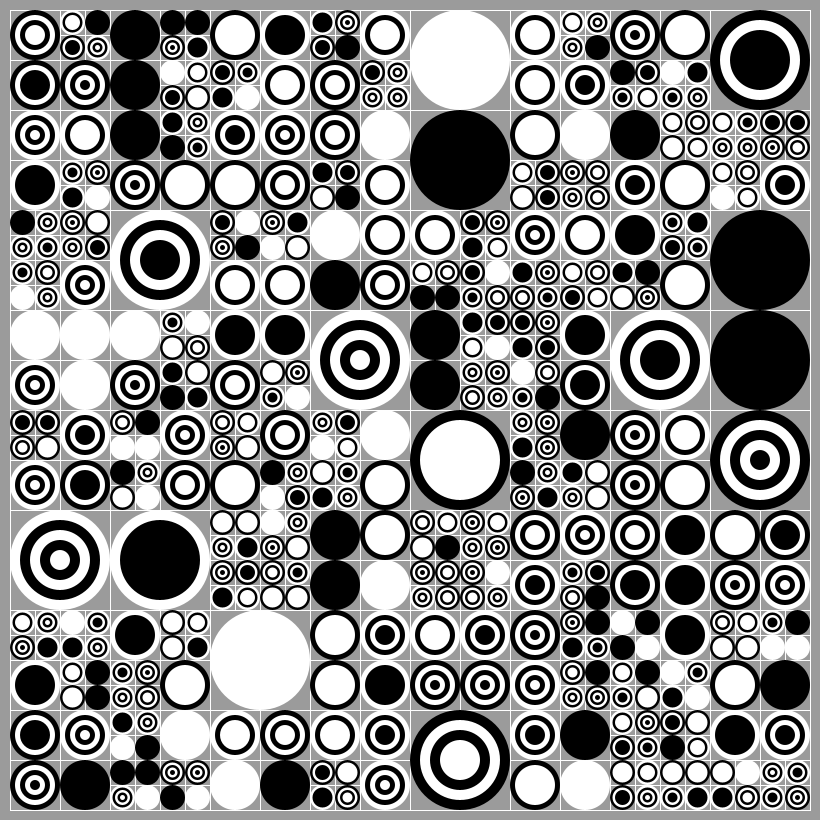
Frame 1 (no input)
Frame 60 (the mouse pressed at the canvas centre just before this capture): identical to frame 1, image omitted
Frame 120 (the mouse held since frame 60 and released just before this capture): identical to frame 1, image omitted

The Processing sketch that drew this single still picture (run headless with seeded random() and noise(); from frame 60 on, the mouse is pressed at the canvas centre):

// Processing sketch: Sketch_23
// ── Sketch_23.pde
ArrayList<GridPoint> points = new ArrayList<GridPoint>();
float tileWidth = 100, tileHeight = 100;

void setup()
{
    size(820,820);

    for (float x = 0; x < (width - 20); x += tileWidth) 
    {
        for (float y = 0; y < (height - 20); y += tileHeight) 
        {
            points.add(new GridPoint(x, y, tileWidth, tileHeight));
        }
    }
    
    randomlySubdivideGridPoints();
    randomlySubdivideGridPoints();
}

void randomlySubdivideGridPoints () 
{
    ArrayList<GridPoint> newPoints = new ArrayList<GridPoint>();
    
    for (GridPoint p : points)
    {
        if (random(1) > 0.5) 
        {
            p.Subdivide(newPoints);
        } 
        else 
        {
            newPoints.add(p);
        }
    }
    
    points = newPoints;
}

void draw()
{    
    background(155);
    translate(10, 10);

    for (GridPoint point : points)
    {
        point.Draw();
    }

    save("frame.png");
}

class GridPoint 
{
    float x, y, tileWidth, tileHeight;
    ArrayList<GridPoint> points = new ArrayList<GridPoint>();
    int randInt = (int) random(4);
    int randDepth = (int) random(1,6);
    int randFill = (int) random(2);

    GridPoint(float _x, float _y, float _tw, float _th)
    {
        x = _x;
        y = _y; 
        tileWidth = _tw; 
        tileHeight = _th;
    }

    void Draw()
    {
        stroke(255);
        strokeWeight(1);
        noFill();
        rect(x,y,tileWidth,tileHeight);

        for (int i = 0; i < randDepth; ++i) 
        {
            noStroke();
            
            if ((i + randFill) % 2 == 0) 
            {
                fill(255);          
            } 
            else 
            {
                fill(0);
            }
            
            ellipse(x + tileWidth/2, y + tileHeight/2, tileWidth - (i * (tileWidth/5)), tileHeight - (i * (tileHeight/5)));
        }
    }

    void Subdivide(ArrayList<GridPoint> pointsBefore)
    {
        points = pointsBefore;

        for (float w = 0; w <= 1; w++) 
        {
            for (float h = 0; h <=1; h++) 
            {
                points.add(new GridPoint(x + ((tileWidth/2) * w), y + ((tileHeight/2) * h), tileWidth/2, tileHeight/2));
            }
        }
    }
}
